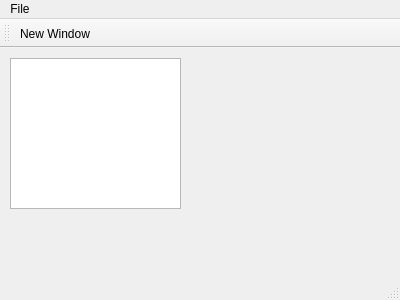
<?xml version="1.0" encoding="UTF-8"?>
<ui version="4.0">
 <class>MainWindow</class>
 <widget class="QMainWindow" name="MainWindow">
  <property name="geometry">
   <rect>
    <x>0</x>
    <y>0</y>
    <width>400</width>
    <height>300</height>
   </rect>
  </property>
  <property name="windowTitle">
   <string>MainWindow</string>
  </property>
  <widget class="QWidget" name="centralWidget">
   <widget class="QPlainTextEdit" name="plainTextEdit">
    <property name="geometry">
     <rect>
      <x>10</x>
      <y>10</y>
      <width>171</width>
      <height>151</height>
     </rect>
    </property>
   </widget>
  </widget>
  <widget class="QMenuBar" name="menuBar">
   <property name="geometry">
    <rect>
     <x>0</x>
     <y>0</y>
     <width>400</width>
     <height>21</height>
    </rect>
   </property>
   <widget class="QMenu" name="menuFile">
    <property name="title">
     <string>File</string>
    </property>
    <addaction name="actionNew_Window"/>
   </widget>
   <addaction name="menuFile"/>
  </widget>
  <widget class="QToolBar" name="mainToolBar">
   <attribute name="toolBarArea">
    <enum>TopToolBarArea</enum>
   </attribute>
   <attribute name="toolBarBreak">
    <bool>false</bool>
   </attribute>
   <addaction name="actionNew_Window"/>
  </widget>
  <widget class="QStatusBar" name="statusBar"/>
  <action name="actionNew_Window">
   <property name="text">
    <string>New Window</string>
   </property>
  </action>
 </widget>
 <layoutdefault spacing="6" margin="11"/>
 <resources/>
 <connections/>
</ui>
